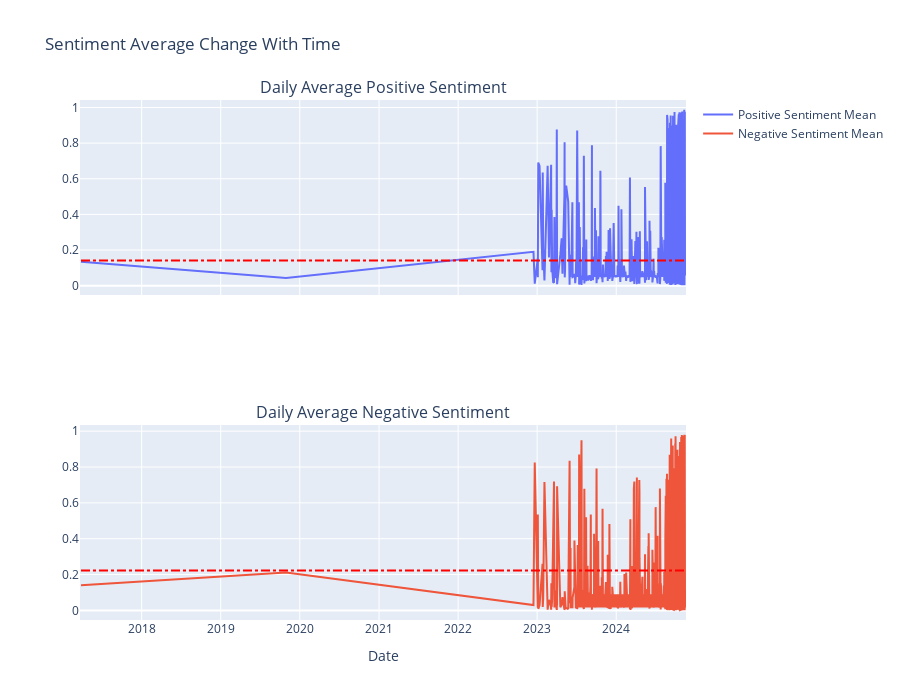

Write notebook code for a chart like this one.
### Code cell
b_date_mean = ft_data.groupby(by='date').mean().reset_index()
b_date_std = ft_data.groupby(by='date').std().reset_index()


fig = make_subplots(rows=2, cols=1,shared_xaxes=True,subplot_titles=('Daily Average Positive Sentiment',  'Daily Average Negative Sentiment'))

fig.add_trace(
    go.Scatter(x=b_date_mean['date'], y=b_date_mean['roberta_pos_post_title'],name='Positive Sentiment Mean'),
    row=1, col=1
)

    
#positive mean
fig.add_shape(type="line",
    x0=b_date_mean['date'].values[0], y0=b_date_mean['roberta_pos_post_title'].mean(), x1=b_date_mean['date'].values[-1], y1=b_date_mean['roberta_pos_post_title'].mean(),
    line=dict(
        color="Red",
        width=2,
        dash="dashdot",
    ),
        name='Mean'
)




fig.add_trace(
    go.Scatter(x=b_date_mean['date'], y=b_date_mean['roberta_neg_post_title'],name='Negative Sentiment Mean'),
    row=2, col=1
)

#negative mean
fig.add_shape(type="line",
    x0=b_date_mean['date'].values[0], y0=b_date_mean['roberta_neg_post_title'].mean(), x1=b_date_mean['date'].values[-1], y1=b_date_mean['roberta_neg_post_title'].mean(),
    line=dict(
        color="Red",
        width=2,
        dash="dashdot",
    ),
        name='Mean',
        xref='x2', 
        yref='y2'
)


fig['layout']['xaxis2']['title'] = 'Date'
fig.update_layout(height=700, width=900, title_text="Sentiment Average Change With Time")

fig.show()

### Figure 1 — Plotly figure (JSON) as saved in the notebook; plotly's stock layout.template omitted (floating-point values rounded to 4 significant figures; data arrays with more than 128 entries replaced by an {"elided": "..."} marker saying what was removed)
{"data": [{"name": "Positive Sentiment Mean", "type": "scatter", "x": {"elided": "14224 str values"}, "xaxis": "x", "y": {"elided": "14224 float values"}, "yaxis": "y"}, {"name": "Negative Sentiment Mean", "type": "scatter", "x": {"elided": "14224 str values"}, "xaxis": "x2", "y": {"elided": "14224 float values"}, "yaxis": "y2"}], "layout": {"annotations": [{"font": {"size": 16}, "showarrow": false, "text": "Daily Average Positive Sentiment", "x": 0.5, "xanchor": "center", "xref": "paper", "y": 1, "yanchor": "bottom", "yref": "paper"}, {"font": {"size": 16}, "showarrow": false, "text": "Daily Average Negative Sentiment", "x": 0.5, "xanchor": "center", "xref": "paper", "y": 0.375, "yanchor": "bottom", "yref": "paper"}], "height": 700, "shapes": [{"line": {"color": "Red", "dash": "dashdot", "width": 2}, "name": "Mean", "type": "line", "x0": "2017-03-26 23:07:34", "x1": "2024-11-13 12:00:34", "y0": 0.1411, "y1": 0.1411}, {"line": {"color": "Red", "dash": "dashdot", "width": 2}, "name": "Mean", "type": "line", "x0": "2017-03-26 23:07:34", "x1": "2024-11-13 12:00:34", "xref": "x2", "y0": 0.2223, "y1": 0.2223, "yref": "y2"}], "title": {"text": "Sentiment Average Change With Time"}, "width": 900, "xaxis": {"anchor": "y", "domain": [0, 1], "matches": "x2", "showticklabels": false}, "xaxis2": {"anchor": "y2", "domain": [0, 1], "title": {"text": "Date"}}, "yaxis": {"anchor": "x", "domain": [0.625, 1]}, "yaxis2": {"anchor": "x2", "domain": [0, 0.375]}}}
